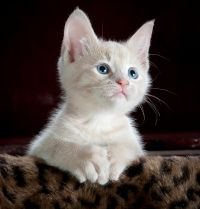
#> input picture images/cat 2.jpg, 200 x 209 px, found by its file name
$ python part1.py
#> lines starting #> are read from the running program, lines starting #| are printed output that depends on the picture; after the words box and inside, x2 and y2 are one past the last pixel; in counts of white or black regions, pixels touching at a corner belong together
import cv2 as cv

img = cv.imread('images/cat 2.jpg')
#> img is the input picture: shape (209, 200, 3); mean B, G, R 62.8, 66.6, 76.3

cv.imshow('cat', img)
gray = cv.cvtColor(img, cv.COLOR_BGR2GRAY)
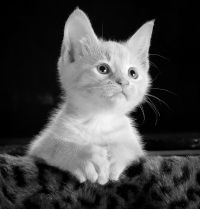
#> gray: shape (209, 200); min 0, max 253, mean 69
cv.imshow('gray', gray)

blur = cv.GaussianBlur(gray,(5, 5), cv.BORDER_DEFAULT)
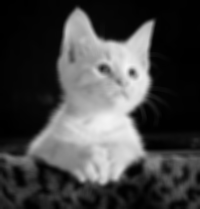
#> blur: shape (209, 200); min 0, max 244, mean 69
cv.imshow('blur', blur)

canny = cv.Canny(blur, 125,175)
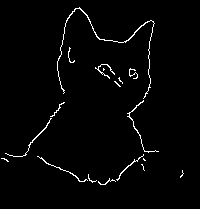
#> canny: shape (209, 200); 2.1% white in thin lines or dots, all inside (x1, y1, x2, y2) = (1, 7, 184, 185)
cv.imshow('canny', canny)


contours, hierarchise = cv.findContours(canny, cv.RETR_TREE, cv.CHAIN_APPROX_NONE)
#> contours = 19 contours, 16 with area under 20; largest, box (x1, y1, x2, y2) and area: (57, 7, 155, 99) 57, (127, 100, 159, 153) 22, (5, 118, 52, 157) 22
print(len(contours))
#| 19

cv.waitKey(0)
